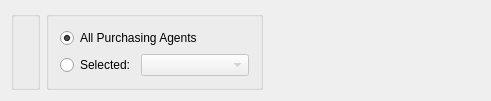
<?xml version="1.0" encoding="UTF-8"?>
<ui version="4.0">
 <comment>This file is part of the xTuple ERP: PostBooks Edition, a free and
open source Enterprise Resource Planning software suite,
Copyright (c) 1999-2011 by OpenMFG LLC, d/b/a xTuple.
It is licensed to you under the Common Public Attribution License
version 1.0, the full text of which (including xTuple-specific Exhibits)
is available at www.xtuple.com/CPAL.  By using this software, you agree
to be bound by its terms.</comment>
 <class>dspUninvoicedReceivings</class>
 <widget class="QWidget" name="dspUninvoicedReceivings">
  <property name="geometry">
   <rect>
    <x>0</x>
    <y>0</y>
    <width>491</width>
    <height>92</height>
   </rect>
  </property>
  <property name="windowTitle">
   <string>Uninvoiced P/O Receipts and Returns</string>
  </property>
  <layout class="QVBoxLayout" name="verticalLayout">
   <property name="spacing">
    <number>0</number>
   </property>
   <item>
    <layout class="QHBoxLayout" name="horizontalLayout">
     <item>
      <widget class="WarehouseGroup" name="_warehouse">
       <property name="title">
        <string/>
       </property>
       <property name="fixedSize">
        <bool>false</bool>
       </property>
      </widget>
     </item>
     <item>
      <widget class="QGroupBox" name="_agentGroup">
       <property name="title">
        <string/>
       </property>
       <layout class="QGridLayout" name="gridLayout">
        <item row="0" column="0" colspan="2">
         <widget class="QRadioButton" name="_allPurchasingAgents">
          <property name="text">
           <string>All Purchasing Agents</string>
          </property>
          <property name="checked">
           <bool>true</bool>
          </property>
         </widget>
        </item>
        <item row="1" column="0">
         <widget class="QRadioButton" name="_selectedPurchasingAgent">
          <property name="text">
           <string>Selected:</string>
          </property>
         </widget>
        </item>
        <item row="1" column="1">
         <widget class="XComboBox" name="_agent">
          <property name="enabled">
           <bool>false</bool>
          </property>
          <property name="sizePolicy">
           <sizepolicy hsizetype="Expanding" vsizetype="Fixed">
            <horstretch>0</horstretch>
            <verstretch>0</verstretch>
           </sizepolicy>
          </property>
         </widget>
        </item>
       </layout>
      </widget>
     </item>
     <item>
      <spacer name="horizontalSpacer">
       <property name="orientation">
        <enum>Qt::Horizontal</enum>
       </property>
       <property name="sizeHint" stdset="0">
        <size>
         <width>0</width>
         <height>20</height>
        </size>
       </property>
      </spacer>
     </item>
    </layout>
   </item>
   <item>
    <spacer name="verticalSpacer">
     <property name="orientation">
      <enum>Qt::Vertical</enum>
     </property>
     <property name="sizeHint" stdset="0">
      <size>
       <width>20</width>
       <height>1</height>
      </size>
     </property>
    </spacer>
   </item>
  </layout>
 </widget>
 <layoutdefault spacing="6" margin="11"/>
 <pixmapfunction>qPixmapFromMimeSource</pixmapfunction>
 <customwidgets>
  <customwidget>
   <class>WarehouseGroup</class>
   <extends>QGroupBox</extends>
   <header>warehousegroup.h</header>
  </customwidget>
  <customwidget>
   <class>XComboBox</class>
   <extends>QComboBox</extends>
   <header>xcombobox.h</header>
  </customwidget>
 </customwidgets>
 <tabstops>
  <tabstop>_warehouse</tabstop>
  <tabstop>_allPurchasingAgents</tabstop>
  <tabstop>_agent</tabstop>
 </tabstops>
 <resources/>
 <connections>
  <connection>
   <sender>_selectedPurchasingAgent</sender>
   <signal>toggled(bool)</signal>
   <receiver>_agent</receiver>
   <slot>setEnabled(bool)</slot>
   <hints>
    <hint type="sourcelabel">
     <x>20</x>
     <y>20</y>
    </hint>
    <hint type="destinationlabel">
     <x>20</x>
     <y>20</y>
    </hint>
   </hints>
  </connection>
 </connections>
</ui>
